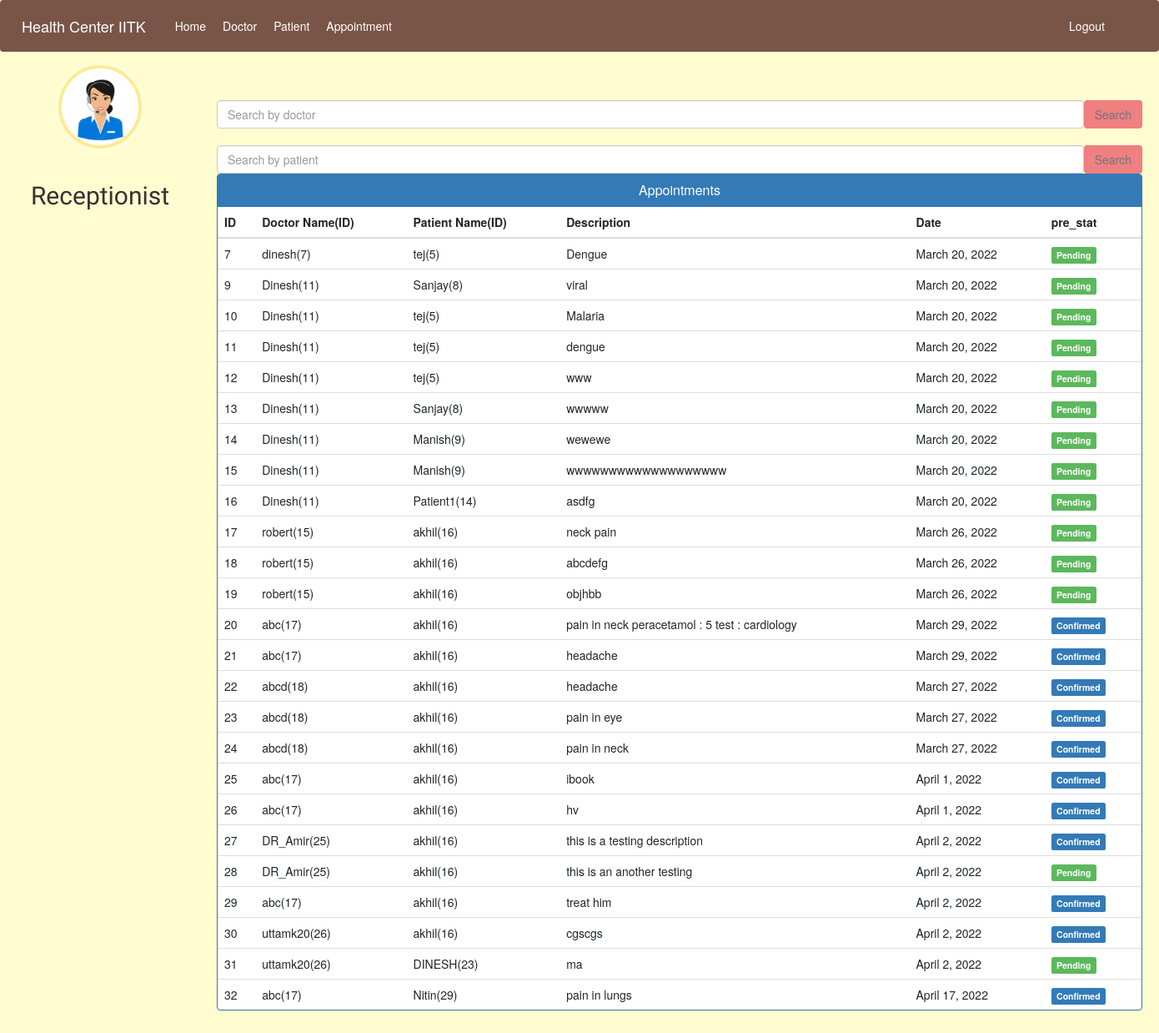
The page /admin-view-appointment (signed in) on the database as committed earlier.
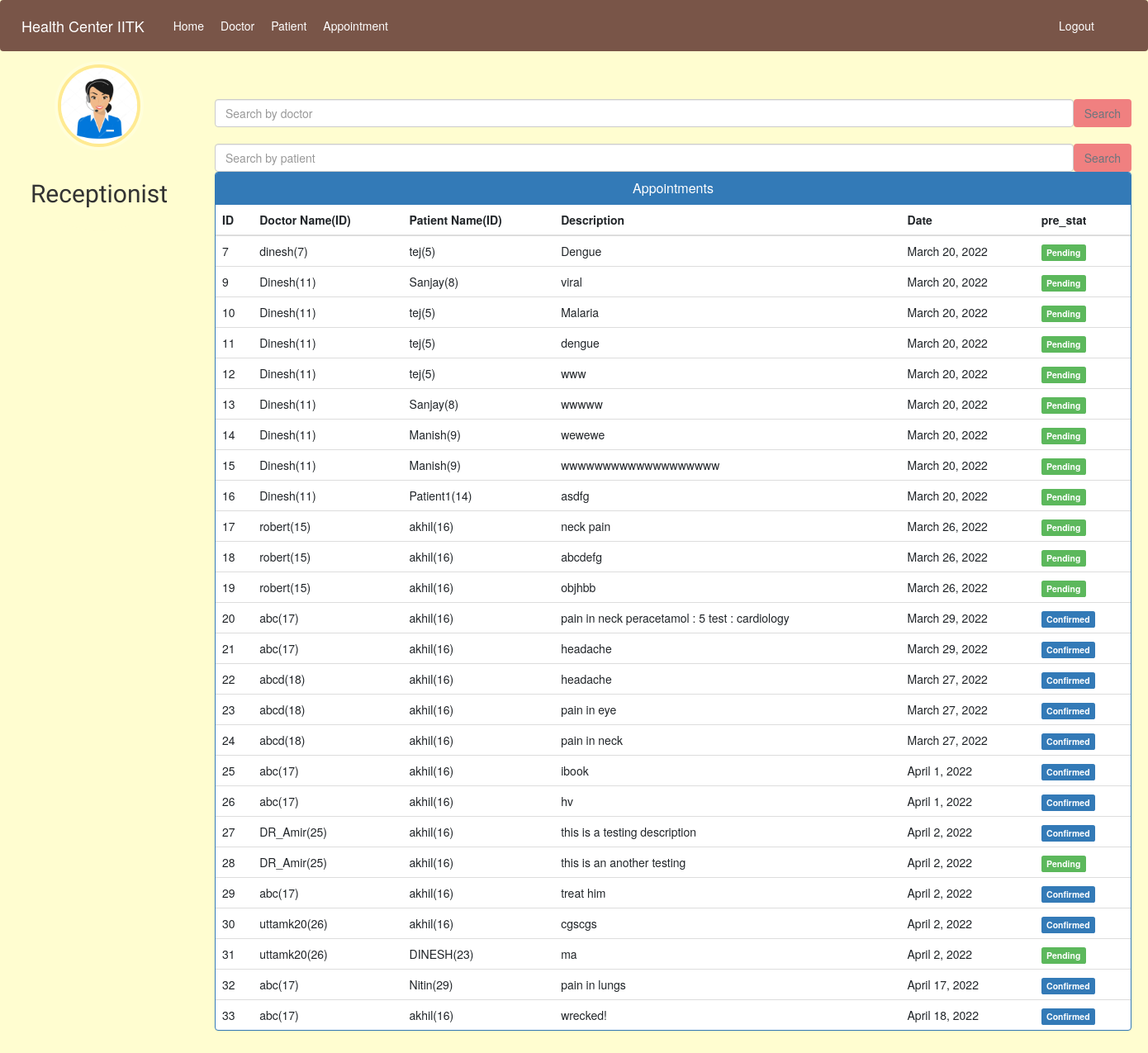
The same page on the database as committed later.
### hospital/models.py (models this page shows)
class Appointment(models.Model):
    patientId = models.PositiveIntegerField(null=True)
    doctorId = models.PositiveIntegerField(null=True)
    patientName = models.CharField(max_length=40, null=True)
    doctorName = models.CharField(max_length=40, null=True)
    appointmentDate = models.DateField(auto_now=True)
    description = models.TextField(max_length=500)
    prescription = models.TextField(max_length=500, null=True, default="")
    pre_stat = models.BooleanField(default=False)
    status = models.BooleanField(default=True)

### hospital/views.py (the view)
# urls.py: path('admin-view-appointment', views.admin_view_appointment_view,
@login_required(login_url='adminlogin')
@user_passes_test(is_admin)
def admin_view_appointment_view(request):
    if 'q' in request.GET:
        q = request.GET['q']
        appointments = models.Appointment.objects.all().filter(
            doctorName__icontains=q, status=True)
        return render(request, 'hospital/admin_view_appointment.html', {'appointments': appointments})
    else:
        appointments = models.Appointment.objects.all().filter(status=True)
        return render(request, 'hospital/admin_view_appointment.html', {'appointments': appointments})

### hospital/views.py (called while the page is built)
def is_admin(user):
    return user.groups.filter(name='ADMIN').exists()

### templates/hospital/admin_view_appointment.html (shortened to what this page needs)
{% extends 'hospital/admin_base.html' %}
{% block content %}
<head>
  <link href="//netdna.bootstrapcdn.com/bootstrap/3.0.0/css/bootstrap.min.css" rel="stylesheet" id="bootstrap-css">
</head>
<div class="container">
  <br />
  <br />
  <br />
  <br />
  <form class="d-flex" method=GET action="{% url 'admin-view-appointment' %}">
    <input class="form-control me-2" type="search" placeholder="Search by doctor" aria-label="Search" name='q'>
    <button class="btn btn-outline-secondary" type="submit" style="background-color: lightcoral">Search</button>
  </form>
  <br>
  <form class="d-flex" method=GET action="{% url 'admin-view-appointment-pt' %}">
    <input class="form-control me-2" type="search" placeholder="Search by patient" aria-label="Search" name='q'>
    <button class="btn btn-outline-secondary" type="submit" style="background-color: lightcoral">Search</button>
  </form>
  <div class="panel panel-primary">
    <div class="panel-heading">
      <h6 class="panel-title">Appointments</h6>
    </div>
    <table class="table table-hover" id="dev-table">
      <thead>
        <tr>
          <th>ID</th>
          <th>Doctor Name(ID)</th>
          <th>Patient Name(ID)</th>
          <th>Description</th>
          <th>Date</th>
          <th>pre_stat</th>
        </tr>
      </thead>
      {% for a in appointments %}
      <tr>
        <td> {{a.id}}</td>
        <td> {{a.doctorName}}({{a.doctorId}})</td>
        <td>{{a.patientName}}({{a.patientId}})</td>
        <td>{{a.description}}</td>
        <td>{{a.appointmentDate}}</td>
        {%if a.pre_stat%}
        <td> <span class="label label-primary">Confirmed</span></td>
        {% else %}
        <td> <span class="label label-success">Pending</span></td>
        {% endif %}
      </tr>
      {% endfor %}
    </table>
  </div>
</div>
{% endblock content %}

Rows that differ between the two databases and show on the page:
added Appointment: id "33", doctorName "abc", doctorId "17", patientName "akhil", patientId "16", description "wrecked!", appointmentDate "April 18, 2022", pre_stat "Confirmed"
